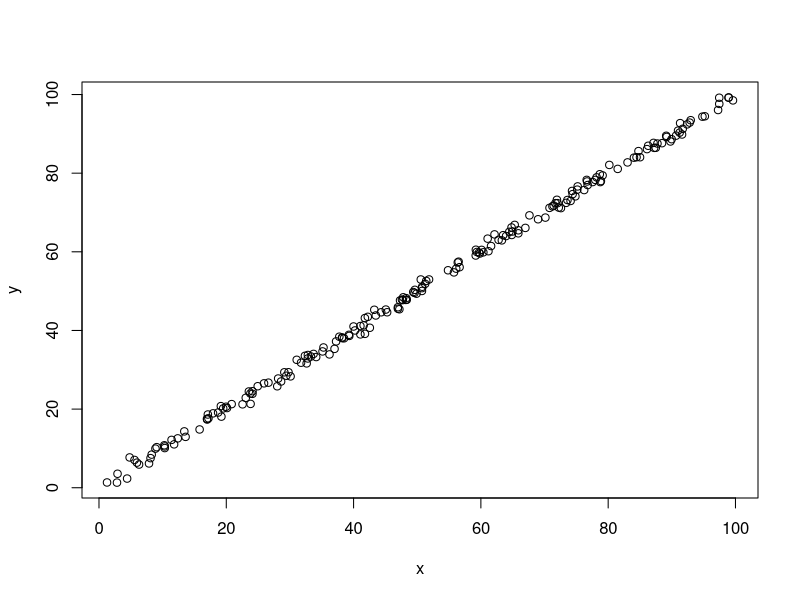

The R source for this figure:
## ---- chunk 1
knitr::opts_chunk$set(echo = TRUE)
## ---- chunk 2
set.seed(1)

y = runif(200,0,100)
x = rnorm(200,y,1)

plot(x,y)
